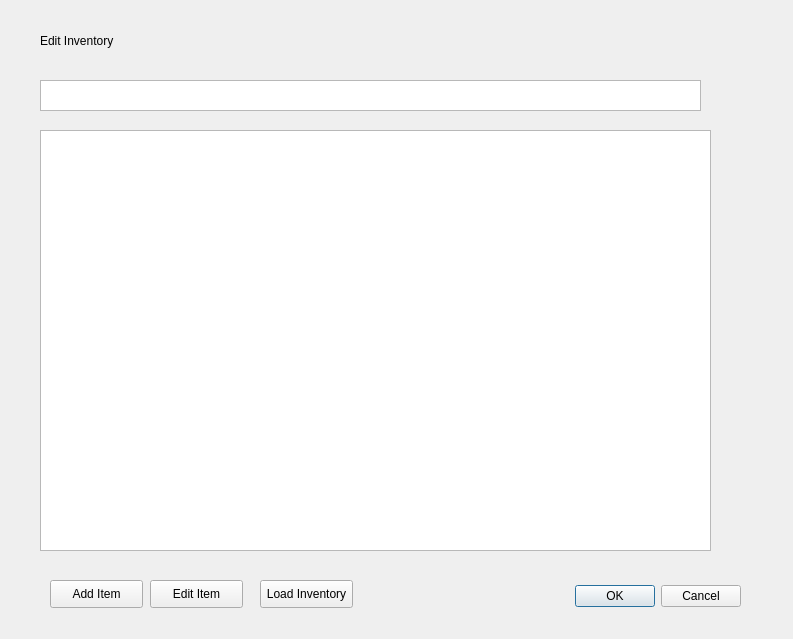
<?xml version="1.0" encoding="UTF-8"?>
<ui version="4.0">
 <class>testwindow2</class>
 <widget class="QDialog" name="testwindow2">
  <property name="geometry">
   <rect>
    <x>0</x>
    <y>0</y>
    <width>793</width>
    <height>639</height>
   </rect>
  </property>
  <property name="windowTitle">
   <string>Dialog</string>
  </property>
  <widget class="QDialogButtonBox" name="buttonBox">
   <property name="geometry">
    <rect>
     <x>400</x>
     <y>580</y>
     <width>341</width>
     <height>32</height>
    </rect>
   </property>
   <property name="orientation">
    <enum>Qt::Horizontal</enum>
   </property>
   <property name="standardButtons">
    <set>QDialogButtonBox::Cancel|QDialogButtonBox::Ok</set>
   </property>
  </widget>
  <widget class="QLabel" name="label">
   <property name="geometry">
    <rect>
     <x>40</x>
     <y>30</y>
     <width>141</width>
     <height>21</height>
    </rect>
   </property>
   <property name="text">
    <string>Edit Inventory</string>
   </property>
  </widget>
  <widget class="QTableWidget" name="tableWidget">
   <property name="geometry">
    <rect>
     <x>40</x>
     <y>80</y>
     <width>661</width>
     <height>31</height>
    </rect>
   </property>
  </widget>
  <widget class="QPushButton" name="pushButtonAddItem">
   <property name="geometry">
    <rect>
     <x>50</x>
     <y>580</y>
     <width>93</width>
     <height>28</height>
    </rect>
   </property>
   <property name="text">
    <string>Add Item</string>
   </property>
  </widget>
  <widget class="QPushButton" name="pushButton_2">
   <property name="geometry">
    <rect>
     <x>150</x>
     <y>580</y>
     <width>93</width>
     <height>28</height>
    </rect>
   </property>
   <property name="text">
    <string>Edit Item</string>
   </property>
  </widget>
  <widget class="QTextBrowser" name="textBrowser">
   <property name="geometry">
    <rect>
     <x>40</x>
     <y>130</y>
     <width>671</width>
     <height>421</height>
    </rect>
   </property>
  </widget>
  <widget class="QPushButton" name="pushButtonLoadInventory">
   <property name="geometry">
    <rect>
     <x>260</x>
     <y>580</y>
     <width>93</width>
     <height>28</height>
    </rect>
   </property>
   <property name="text">
    <string>Load Inventory</string>
   </property>
  </widget>
 </widget>
 <resources/>
 <connections>
  <connection>
   <sender>buttonBox</sender>
   <signal>accepted()</signal>
   <receiver>testwindow2</receiver>
   <slot>accept()</slot>
   <hints>
    <hint type="sourcelabel">
     <x>248</x>
     <y>254</y>
    </hint>
    <hint type="destinationlabel">
     <x>157</x>
     <y>274</y>
    </hint>
   </hints>
  </connection>
  <connection>
   <sender>buttonBox</sender>
   <signal>rejected()</signal>
   <receiver>testwindow2</receiver>
   <slot>reject()</slot>
   <hints>
    <hint type="sourcelabel">
     <x>316</x>
     <y>260</y>
    </hint>
    <hint type="destinationlabel">
     <x>286</x>
     <y>274</y>
    </hint>
   </hints>
  </connection>
 </connections>
</ui>
